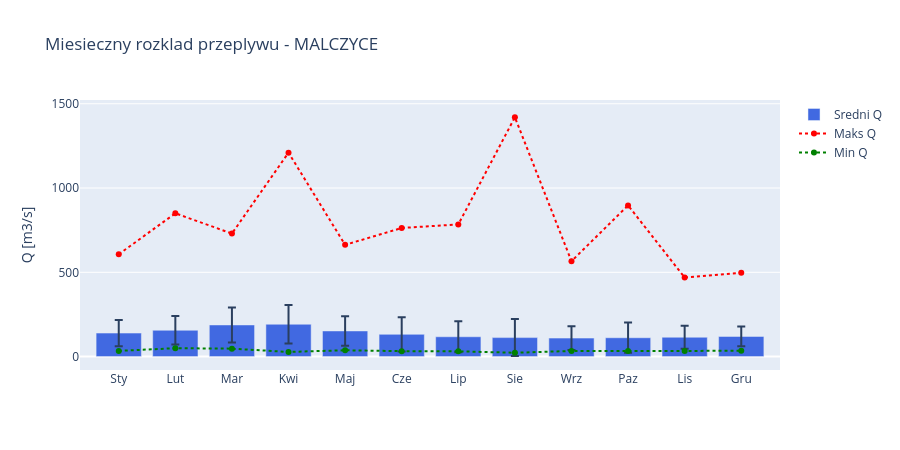

Notebook code cell kept with this figure:
### Markdown cell above
**Prompt do LLM:**
> *"Napisz kod ktory narysuje wykres miesięczny używając plotly graph_objects: słupki Bar ze średnim przepływem i error_y (std), plus linie Scatter dla max i min. Nazwy miesięcy po polsku."*

**Użyte moduły/funkcje:** `plotly.graph_objects.Bar()` z error_y + `Scatter()` dla min/max

### Code cell
month_names = ['Sty', 'Lut', 'Mar', 'Kwi', 'Maj', 'Cze',
               'Lip', 'Sie', 'Wrz', 'Paz', 'Lis', 'Gru']

fig = go.Figure()
fig.add_trace(go.Bar(
    x=month_names, y=mstats['mean'],
    name='Sredni Q',
    error_y=dict(type='data', array=mstats['std'], visible=True),
    marker_color='royalblue',
))
fig.add_trace(go.Scatter(
    x=month_names, y=mstats['max'],
    name='Maks Q', mode='markers+lines',
    line=dict(color='red', dash='dot'),
))
fig.add_trace(go.Scatter(
    x=month_names, y=mstats['min'],
    name='Min Q', mode='markers+lines',
    line=dict(color='green', dash='dot'),
))
fig.update_layout(
    title=f'Miesieczny rozklad przeplywu - {name}',
    yaxis_title='Q [m3/s]', height=450,
)
fig.show()

### Figure 1 — Plotly figure (JSON) as saved in the notebook; plotly's stock layout.template omitted (floating-point values rounded to 4 significant figures)
{"data": [{"error_y": {"array": [78.03, 85.0, 103.8, 114.5, 87.36, 101.2, 91.83, 109.7, 70.61, 89.71, 68.81, 58.27], "type": "data", "visible": true}, "marker": {"color": "royalblue"}, "name": "Sredni Q", "type": "bar", "x": ["Sty", "Lut", "Mar", "Kwi", "Maj", "Cze", "Lip", "Sie", "Wrz", "Paz", "Lis", "Gru"], "y": [139.5, 156.1, 187.8, 191.8, 152.1, 132.0, 117.6, 112.7, 109.7, 111.9, 114.8, 119.5]}, {"line": {"color": "red", "dash": "dot"}, "mode": "markers+lines", "name": "Maks Q", "type": "scatter", "x": ["Sty", "Lut", "Mar", "Kwi", "Maj", "Cze", "Lip", "Sie", "Wrz", "Paz", "Lis", "Gru"], "y": [607.0, 850.0, 730.0, 1210.0, 663.0, 763.0, 784.0, 1420.0, 566.0, 897.0, 469.0, 497.0]}, {"line": {"color": "green", "dash": "dot"}, "mode": "markers+lines", "name": "Min Q", "type": "scatter", "x": ["Sty", "Lut", "Mar", "Kwi", "Maj", "Cze", "Lip", "Sie", "Wrz", "Paz", "Lis", "Gru"], "y": [33.7, 50.0, 47.0, 27.6, 37.6, 32.1, 31.2, 22.8, 33.4, 33.5, 33.0, 34.1]}], "layout": {"height": 450, "title": {"text": "Miesieczny rozklad przeplywu - MALCZYCE"}, "yaxis": {"title": {"text": "Q [m3/s]"}}}}
